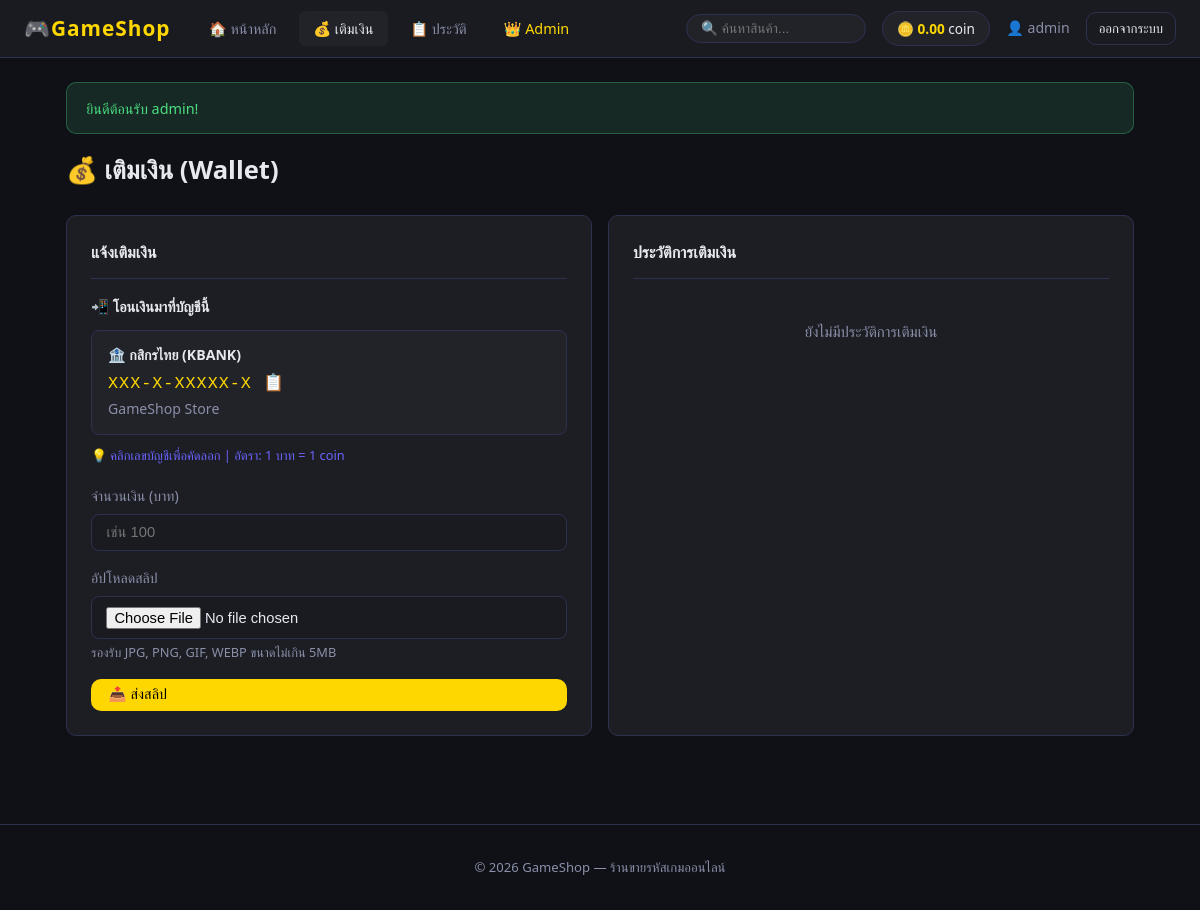
Screenshot of /topup.php (signed in) with the database file from the repository.
### tables this page shows
CREATE TABLE IF NOT EXISTS users (
    id INT AUTO_INCREMENT PRIMARY KEY,
    username VARCHAR(50) NOT NULL UNIQUE,
    password VARCHAR(255) NOT NULL,
    coin DECIMAL(10,2) NOT NULL DEFAULT 0.00,
    role ENUM('user', 'admin') NOT NULL DEFAULT 'user',
    created_at TIMESTAMP DEFAULT CURRENT_TIMESTAMP
);

CREATE TABLE IF NOT EXISTS bank_accounts (
    id INT AUTO_INCREMENT PRIMARY KEY,
    bank_name VARCHAR(100) NOT NULL,
    account_number VARCHAR(50) NOT NULL,
    account_name VARCHAR(100) NOT NULL,
    is_active TINYINT(1) NOT NULL DEFAULT 1,
    sort_order INT NOT NULL DEFAULT 0,
    created_at TIMESTAMP DEFAULT CURRENT_TIMESTAMP
);

### config.php (called while the page is built, shortened)
<?php
function getDB() {
    static $pdo = null;
    if ($pdo === null) {
        try {
            $pdo = new PDO(
                "mysql:host=" . DB_HOST . ";dbname=" . DB_NAME . ";charset=utf8mb4",
                DB_USER,
                DB_PASS,
                [
                    PDO::ATTR_ERRMODE            => PDO::ERRMODE_EXCEPTION,
                    PDO::ATTR_DEFAULT_FETCH_MODE => PDO::FETCH_ASSOC,
                    PDO::ATTR_EMULATE_PREPARES   => false,
                ]
            );
        } catch (PDOException $e) {
            die('<div style="font-family:sans-serif;padding:2rem;color:red;">
                <h2>❌ ไม่สามารถเชื่อมต่อฐานข้อมูลได้</h2>
                <p>กรุณาตรวจสอบการตั้งค่าใน config.php และรันไฟล์ database.sql ก่อน</p>
                <code>' . htmlspecialchars($e->getMessage()) . '</code>
            </div>');
        }
    }
    return $pdo;
}
function isLoggedIn() {
    return isset($_SESSION['user_id']);
}
function isAdmin() {
    return isset($_SESSION['role']) && $_SESSION['role'] === 'admin';
}
function getFlash() {
    if (isset($_SESSION['flash'])) {
        $f = $_SESSION['flash'];
        return $f;
    }
    return null;
}
function formatCoin($amount) {
    return number_format($amount, 2);
}
function getSettings() {
    static $settings = null;
    if ($settings !== null) return $settings;
    try {
        $pdo = getDB();
        $pdo->exec("CREATE TABLE IF NOT EXISTS settings (
            `key` VARCHAR(100) PRIMARY KEY,
            `value` TEXT DEFAULT NULL,
            updated_at TIMESTAMP DEFAULT CURRENT_TIMESTAMP ON UPDATE CURRENT_TIMESTAMP
        ) ENGINE=InnoDB");
        $rows = $pdo->query("SELECT `key`, `value` FROM settings")->fetchAll();
        $settings = [];
    } catch (Exception $e) {
        $settings = [];
    }
    return $settings;
}
function setting($key, $default = '') {
    $s = getSettings();
    return $s[$key] ?? $default;
}
?>

### topup.php (the view, shortened to what this page needs)
<?php
require_once 'config.php';
$pdo = getDB();
$pdo->exec("CREATE TABLE IF NOT EXISTS bank_accounts (
    id INT AUTO_INCREMENT PRIMARY KEY,
    bank_name VARCHAR(100) NOT NULL,
    account_number VARCHAR(50) NOT NULL,
    account_name VARCHAR(100) NOT NULL,
    is_active TINYINT(1) NOT NULL DEFAULT 1,
    sort_order INT NOT NULL DEFAULT 0,
    created_at TIMESTAMP DEFAULT CURRENT_TIMESTAMP
) ENGINE=InnoDB");
$bankAccounts = $pdo->query("SELECT * FROM bank_accounts WHERE is_active = 1 ORDER BY sort_order ASC, id ASC")->fetchAll();
$history = $pdo->prepare("SELECT * FROM topups WHERE user_id = ? ORDER BY created_at DESC LIMIT 10");
$history->execute([$_SESSION['user_id']]);
$topupHistory = $history->fetchAll();
include 'header.php';
?>
<div class="page-title">💰 เติมเงิน (Wallet)</div>
<div class="grid-2">
    <div class="card">
        <div class="card-header">แจ้งเติมเงิน</div>
        <div style="margin-bottom:1.25rem;">
            <div style="font-weight:600; color:var(--text); margin-bottom:0.75rem; font-size:0.9rem;">📲 โอนเงินมาที่บัญชีนี้</div>
            <?php if (empty($bankAccounts)): ?>
                <div style="background:var(--bg3); border-radius:8px; padding:1rem; color:var(--muted); font-size:0.88rem;">
                    ยังไม่มีบัญชีธนาคาร กรุณาติดต่อ Admin
                </div>
            <?php else: ?>
                <div style="display:flex; flex-direction:column; gap:0.6rem;">
                <?php foreach ($bankAccounts as $b): ?>
                    <div style="background:var(--bg3); border:1px solid var(--border); border-radius:8px; padding:0.85rem 1rem; font-size:0.88rem;">
                        <div style="font-weight:600; color:var(--text); margin-bottom:0.25rem;">🏦 <?= htmlspecialchars($b['bank_name']) ?></div>
                        <div style="color:var(--gold); font-family:monospace; font-size:1.05rem; letter-spacing:1px; cursor:pointer;"
                             onclick="navigator.clipboard.writeText('<?= htmlspecialchars($b['account_number']) ?>');this.style.color='var(--success)';setTimeout(()=>this.style.color='var(--gold)',1500)"
                             title="คลิกเพื่อคัดลอก">
                            <?= htmlspecialchars($b['account_number']) ?> 📋
                        </div>
                        <div style="color:var(--muted);"><?= htmlspecialchars($b['account_name']) ?></div>
                    </div>
                <?php endforeach; ?>
                </div>
                <div style="margin-top:0.6rem; font-size:0.8rem; color:var(--accent);">💡 คลิกเลขบัญชีเพื่อคัดลอก | อัตรา: 1 บาท = 1 coin</div>
            <?php endif; ?>
        </div>
        <form method="POST" enctype="multipart/form-data">
            <div class="form-group">
                <label class="form-label">จำนวนเงิน (บาท)</label>
                <input type="number" name="amount" class="form-control" placeholder="เช่น 100" min="1" step="0.01" value="<?= htmlspecialchars($_POST['amount'] ?? '') ?>" required>
            </div>
            <div class="form-group">
                <label class="form-label">อัปโหลดสลิป</label>
                <input type="file" name="slip" class="form-control" accept="image/*" required>
                <small style="color:var(--muted); font-size:0.8rem;">รองรับ JPG, PNG, GIF, WEBP ขนาดไม่เกิน 5MB</small>
            </div>
            <button type="submit" class="btn btn-gold" style="width:100%;">📤 ส่งสลิป</button>
        </form>
    </div>
    <div class="card">
        <div class="card-header">ประวัติการเติมเงิน</div>
        <?php if (empty($topupHistory)): ?>
            <p style="color:var(--muted); text-align:center; padding:1.5rem 0;">ยังไม่มีประวัติการเติมเงิน</p>
        <?php endif; ?>
    </div>
</div>
<?php include 'footer.php'; ?>

### header.php (shortened to what this page needs)
<?php
$flash = getFlash();
$_shopName   = setting('shop_name', 'GameShop');
$_shopLogo   = setting('shop_logo', '');
?>
<!DOCTYPE html>
<html lang="th">
<head>
</head>
<body>
<nav class="navbar">
    <a class="logo" href="<?= BASE_URL ?>">
        <?php if ($_shopLogo): ?>
            <img src="<?= BASE_URL ?>/uploads/shop/<?= htmlspecialchars($_shopLogo) ?>" style="max-height:36px; max-width:140px; object-fit:contain;">
        <?php else: ?>
            <span>🎮</span><?= htmlspecialchars($_shopName) ?>
        <?php endif; ?>
    </a>
    <div class="nav-links">
        <a href="<?= BASE_URL ?>/index.php" class="<?= basename($_SERVER['PHP_SELF']) == 'index.php' ? 'active' : '' ?>">🏠 หน้าหลัก</a>
        <?php if (isLoggedIn()): ?>
            <a href="<?= BASE_URL ?>/topup.php" class="<?= basename($_SERVER['PHP_SELF']) == 'topup.php' ? 'active' : '' ?>">💰 เติมเงิน</a>
            <a href="<?= BASE_URL ?>/history.php" class="<?= basename($_SERVER['PHP_SELF']) == 'history.php' ? 'active' : '' ?>">📋 ประวัติ</a>
            <?php if (isAdmin()): ?>
                <a href="<?= BASE_URL ?>/admin/admin.php" style="color: var(--gold);">👑 Admin</a>
            <?php endif; ?>
        <?php endif; ?>
    </div>
    <div class="nav-right">
        <form method="GET" action="<?= BASE_URL ?>/index.php" style="display:flex; align-items:center; gap:.4rem;">
            <input type="text" name="q" value="<?= htmlspecialchars($_GET['q'] ?? '') ?>"
                placeholder="🔍 ค้นหาสินค้า..."
                style="background:var(--bg3); border:1px solid var(--border); border-radius:20px; padding:.35rem .9rem; color:var(--text); font-size:.85rem; width:180px; outline:none; transition:.2s;"
                onfocus="this.style.borderColor='var(--accent)'; this.style.width='220px'"
                onblur="this.style.borderColor='var(--border)'; this.style.width='180px'">
        </form>
        <?php if (isLoggedIn()): ?>
            <?php
            $pdo = getDB();
            $u = $pdo->prepare("SELECT coin FROM users WHERE id = ?");
            $u->execute([$_SESSION['user_id']]);
            $userData = $u->fetch();
            ?>
            <div class="coin-badge">🪙 <span class="coin-val"><?= formatCoin($userData['coin'] ?? 0) ?></span> coin</div>
            <span style="color: var(--muted); font-size:.88rem;">👤 <?= htmlspecialchars($_SESSION['username']) ?></span>
            <a href="<?= BASE_URL ?>/logout.php" class="btn btn-outline btn-sm">ออกจากระบบ</a>
        <?php else: ?>
            <a href="<?= BASE_URL ?>/login.php" class="btn btn-outline btn-sm">เข้าสู่ระบบ</a>
            <a href="<?= BASE_URL ?>/register.php" class="btn btn-primary btn-sm">สมัครสมาชิก</a>
        <?php endif; ?>
    </div>
</nav>
<div class="container">
<?php if ($flash): ?>
    <div class="flash flash-<?= $flash['type'] ?>"><?= htmlspecialchars($flash['msg']) ?></div>
<?php endif; ?>

### rows the page displays
users: coin "0.00"
bank_accounts: bank_name "กสิกรไทย (KBANK)", account_number "XXX-X-XXXXX-X", account_name "GameShop Store"

### other values shown
$_shopName "GameShop"
$_SESSION['username'] "admin"
$flash['msg'] "ยินดีต้อนรับ admin!"
SITE_NAME "GameShop"
